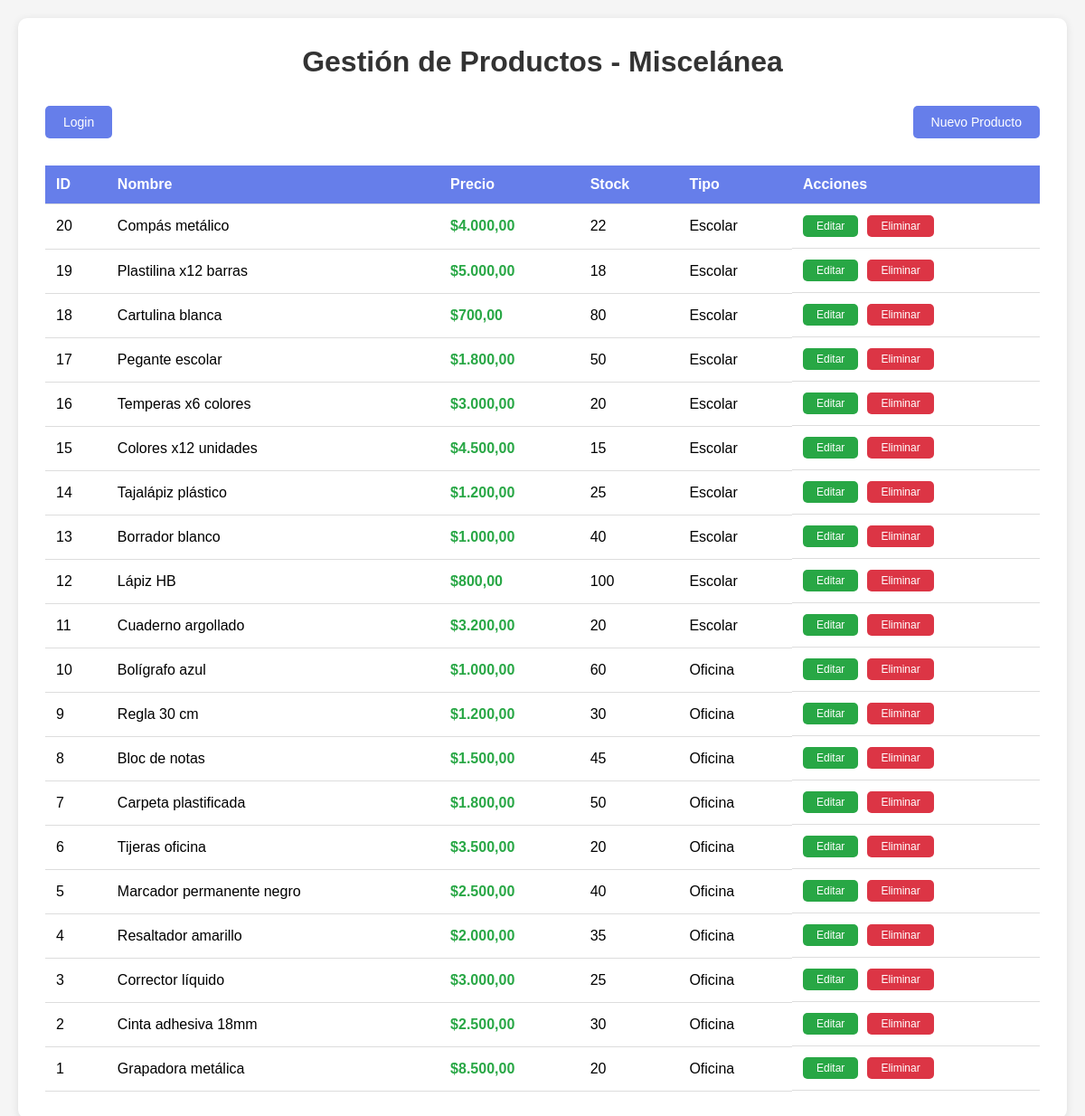
The page / on the database its author committed.
### tables this page shows
CREATE TABLE `productos` (
  `id` int(11) NOT NULL,
  `nombre` varchar(150) NOT NULL,
  `precio` decimal(10,2) NOT NULL,
  `stock` int(11) DEFAULT 0,
  `tipo_id` int(11) NOT NULL
);

CREATE TABLE `tipos_producto` (
  `id` int(11) NOT NULL,
  `nombre` varchar(100) NOT NULL
);

### index.php (the view, shortened to what this page needs)
<?php
$conn = getConnection();
$sql = "SELECT p.id, p.nombre, p.precio, p.stock, p.tipo_id, tp.nombre as tipo_nombre
        FROM productos p
        INNER JOIN tipos_producto tp ON p.tipo_id = tp.id
        ORDER BY p.id DESC";
$result = $conn->query($sql);
?>
<!DOCTYPE html>
<html lang="es">
<head>
</head>
<body>
    <div class="container">
        <h1>Gestión de Productos - Miscelánea</h1>
        <div class="header-actions">
            <a href="login.php" class="btn btn-primary">Login</a>
            <button class="btn btn-primary" onclick="openModal('create')">Nuevo Producto</button>
        </div>
        <table>
            <thead>
                <tr>
                    <th>ID</th>
                    <th>Nombre</th>
                    <th>Precio</th>
                    <th>Stock</th>
                    <th>Tipo</th>
                    <th>Acciones</th>
                </tr>
            </thead>
            <tbody>
                <?php if ($result->num_rows > 0): ?>
                    <?php while($row = $result->fetch_assoc()): ?>
                        <tr>
                            <td><?php echo $row['id']; ?></td>
                            <td><?php echo htmlspecialchars($row['nombre']); ?></td>
                            <td class="price">$<?php echo number_format($row['precio'], 2, ',', '.'); ?></td>
                            <td><?php echo $row['stock']; ?></td>
                            <td><?php echo htmlspecialchars($row['tipo_nombre']); ?></td>
                            <td class="actions">
                                <a href="editar_producto.php?id=<?php echo $row['id']; ?>" class="btn btn-edit">Editar</a>
                                <button class="btn btn-delete" onclick="confirmDelete(<?php echo $row['id']; ?>, <?php echo json_encode($row['nombre']); ?>)">Eliminar</button>
                            </td>
                        </tr>
                    <?php endwhile; ?>
                <?php else: ?>
                    <tr>
                        <td colspan="6" style="text-align: center;">No hay productos registrados</td>
                    </tr>
                <?php endif; ?>
            </tbody>
        </table>
    </div>
</body>
</html>

### index.php (style rules this page uses)
* { margin: 0; padding: 0; box-sizing: border-box; }
body { font-family: Arial, sans-serif; background: #f5f5f5; padding: 20px; }
.container { max-width: 1200px; margin: 0 auto; background: white; padding: 30px; border-radius: 10px; box-shadow: 0 2px 10px rgba(0,0,0,0.1); }
h1 { color: #333; margin-bottom: 30px; text-align: center; }
.header-actions { display: flex; justify-content: space-between; align-items: center; margin-bottom: 30px; }
.btn { padding: 10px 20px; border: none; border-radius: 5px; cursor: pointer; text-decoration: none; display: inline-block; font-size: 14px; transition: all 0.3s; }
.btn-primary { background: #667eea; color: white; }
.btn-edit { background: #28a745; color: white; padding: 5px 15px; font-size: 12px; text-decoration: none; display: inline-block; }
.btn-delete { background: #dc3545; color: white; padding: 5px 15px; font-size: 12px; }
table { width: 100%; border-collapse: collapse; margin-top: 20px; }
th, td { padding: 12px; text-align: left; border-bottom: 1px solid #ddd; }
th { background: #667eea; color: white; font-weight: bold; }
.actions { display: flex; gap: 10px; }
.price { font-weight: bold; color: #28a745; }

### rows shown on the page
productos: id "20", nombre "Compás metálico", precio "4.000,00", stock "22", tipo.nombre "Escolar"
productos: id "19", nombre "Plastilina x12 barras", precio "5.000,00", stock "18", tipo.nombre "Escolar"
productos: id "18", nombre "Cartulina blanca", precio "700,00", stock "80", tipo.nombre "Escolar"
productos: id "17", nombre "Pegante escolar", precio "1.800,00", stock "50", tipo.nombre "Escolar"
productos: id "16", nombre "Temperas x6 colores", precio "3.000,00", stock "20", tipo.nombre "Escolar"
productos: id "15", nombre "Colores x12 unidades", precio "4.500,00", stock "15", tipo.nombre "Escolar"
productos: id "14", nombre "Tajalápiz plástico", precio "1.200,00", stock "25", tipo.nombre "Escolar"
productos: id "13", nombre "Borrador blanco", precio "1.000,00", stock "40", tipo.nombre "Escolar"
productos: id "12", nombre "Lápiz HB", precio "800,00", stock "100", tipo.nombre "Escolar"
productos: id "11", nombre "Cuaderno argollado", precio "3.200,00", stock "20", tipo.nombre "Escolar"
productos: id "10", nombre "Bolígrafo azul", precio "1.000,00", stock "60", tipo.nombre "Oficina"
productos: id "9", nombre "Regla 30 cm", precio "1.200,00", stock "30", tipo.nombre "Oficina"
productos: id "8", nombre "Bloc de notas", precio "1.500,00", stock "45", tipo.nombre "Oficina"
productos: id "7", nombre "Carpeta plastificada", precio "1.800,00", stock "50", tipo.nombre "Oficina"
productos: id "6", nombre "Tijeras oficina", precio "3.500,00", stock "20", tipo.nombre "Oficina"
productos: id "5", nombre "Marcador permanente negro", precio "2.500,00", stock "40", tipo.nombre "Oficina"
productos: id "4", nombre "Resaltador amarillo", precio "2.000,00", stock "35", tipo.nombre "Oficina"
productos: id "3", nombre "Corrector líquido", precio "3.000,00", stock "25", tipo.nombre "Oficina"
productos: id "2", nombre "Cinta adhesiva 18mm", precio "2.500,00", stock "30", tipo.nombre "Oficina"
productos: id "1", nombre "Grapadora metálica", precio "8.500,00", stock "20", tipo.nombre "Oficina"
